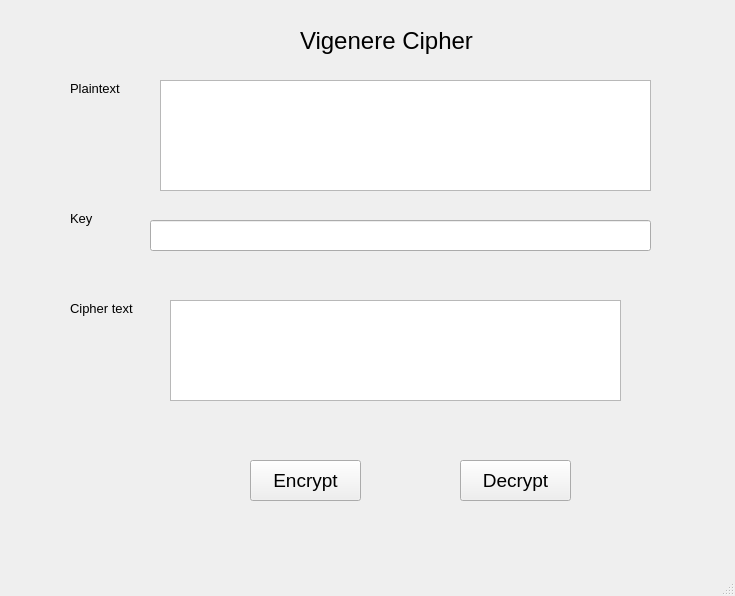
<?xml version="1.0" encoding="UTF-8"?>
<ui version="4.0">
 <class>MainWindow</class>
 <widget class="QMainWindow" name="MainWindow">
  <property name="geometry">
   <rect>
    <x>0</x>
    <y>0</y>
    <width>735</width>
    <height>596</height>
   </rect>
  </property>
  <property name="windowTitle">
   <string>MainWindow</string>
  </property>
  <widget class="QWidget" name="centralwidget">
   <widget class="QTextEdit" name="txt_cipher">
    <property name="geometry">
     <rect>
      <x>170</x>
      <y>300</y>
      <width>451</width>
      <height>101</height>
     </rect>
    </property>
   </widget>
   <widget class="QLabel" name="label">
    <property name="geometry">
     <rect>
      <x>70</x>
      <y>80</y>
      <width>71</width>
      <height>16</height>
     </rect>
    </property>
    <property name="minimumSize">
     <size>
      <width>0</width>
      <height>16</height>
     </size>
    </property>
    <property name="font">
     <font>
      <pointsize>10</pointsize>
     </font>
    </property>
    <property name="text">
     <string>Plaintext</string>
    </property>
   </widget>
   <widget class="QPushButton" name="btnEncrypt">
    <property name="geometry">
     <rect>
      <x>250</x>
      <y>460</y>
      <width>111</width>
      <height>41</height>
     </rect>
    </property>
    <property name="font">
     <font>
      <pointsize>14</pointsize>
     </font>
    </property>
    <property name="text">
     <string>Encrypt</string>
    </property>
   </widget>
   <widget class="QLineEdit" name="txt_key">
    <property name="geometry">
     <rect>
      <x>150</x>
      <y>220</y>
      <width>501</width>
      <height>31</height>
     </rect>
    </property>
   </widget>
   <widget class="QLabel" name="label_3">
    <property name="geometry">
     <rect>
      <x>70</x>
      <y>210</y>
      <width>71</width>
      <height>16</height>
     </rect>
    </property>
    <property name="minimumSize">
     <size>
      <width>0</width>
      <height>16</height>
     </size>
    </property>
    <property name="font">
     <font>
      <pointsize>10</pointsize>
     </font>
    </property>
    <property name="text">
     <string>Key</string>
    </property>
   </widget>
   <widget class="QPushButton" name="btnDecrypt">
    <property name="geometry">
     <rect>
      <x>460</x>
      <y>460</y>
      <width>111</width>
      <height>41</height>
     </rect>
    </property>
    <property name="font">
     <font>
      <pointsize>14</pointsize>
     </font>
    </property>
    <property name="text">
     <string>Decrypt</string>
    </property>
   </widget>
   <widget class="QTextEdit" name="txt_plain">
    <property name="geometry">
     <rect>
      <x>160</x>
      <y>80</y>
      <width>491</width>
      <height>111</height>
     </rect>
    </property>
   </widget>
   <widget class="QLabel" name="label_2">
    <property name="geometry">
     <rect>
      <x>300</x>
      <y>20</y>
      <width>221</width>
      <height>41</height>
     </rect>
    </property>
    <property name="font">
     <font>
      <pointsize>18</pointsize>
     </font>
    </property>
    <property name="text">
     <string>Vigenere Cipher</string>
    </property>
   </widget>
   <widget class="QLabel" name="label_4">
    <property name="geometry">
     <rect>
      <x>70</x>
      <y>300</y>
      <width>91</width>
      <height>16</height>
     </rect>
    </property>
    <property name="minimumSize">
     <size>
      <width>0</width>
      <height>16</height>
     </size>
    </property>
    <property name="font">
     <font>
      <pointsize>10</pointsize>
     </font>
    </property>
    <property name="text">
     <string>Cipher text</string>
    </property>
   </widget>
  </widget>
  <widget class="QMenuBar" name="menubar">
   <property name="geometry">
    <rect>
     <x>0</x>
     <y>0</y>
     <width>735</width>
     <height>26</height>
    </rect>
   </property>
  </widget>
  <widget class="QStatusBar" name="statusbar"/>
 </widget>
 <resources/>
 <connections/>
</ui>
